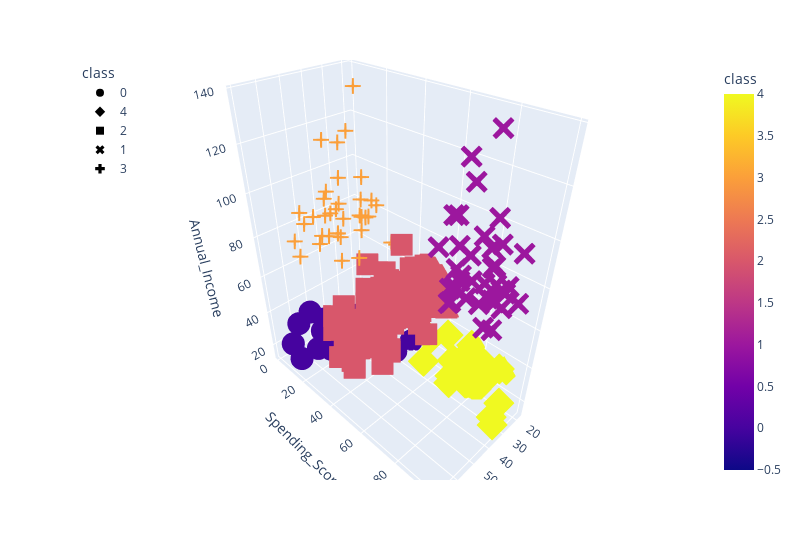

Write notebook code for a chart like this one.
### Code cell
# Plot the 3D-scatter with x="Annual Income", y="Spending Score (1-100)" and z="Age"
fig = px.scatter_3d(
    five_clusters,
    x="Age",
    y="Spending_Score",
    z="Annual_Income",
    color="class",
    symbol="class",
    width=800,
)
fig.update_layout(legend=dict(x=0, y=1))
fig.show()

### Figure 1 — Plotly figure (JSON) as saved in the notebook; plotly's stock layout.template omitted (floating-point values rounded to 4 significant figures)
{"data": [{"hovertemplate": "class=%{marker.color}<br>Age=%{x}<br>Spending_Score=%{y}<br>Annual_Income=%{z}<extra></extra>", "legendgroup": "0", "marker": {"color": [0, 0, 0, 0, 0, 0, 0, 0, 0, 0, 0, 0, 0, 0, 0, 0, 0, 0, 0, 0, 0, 0, 0], "coloraxis": "coloraxis", "symbol": "circle"}, "mode": "markers", "name": "0", "scene": "scene", "showlegend": true, "type": "scatter3d", "x": [19, 20, 31, 35, 64, 67, 58, 37, 35, 52, 35, 46, 54, 45, 40, 60, 53, 49, 42, 36, 65, 48, 49], "y": [39, 6, 40, 6, 3, 14, 15, 13, 35, 29, 35, 5, 14, 32, 31, 4, 4, 14, 17, 26, 35, 36, 28], "z": [15.0, 16, 17, 18, 19, 19, 20, 20, 21, 23, 24, 25, 28.0, 28.0, 29, 30, 33, 33, 34, 37, 38, 39, 39]}, {"hovertemplate": "class=%{marker.color}<br>Age=%{x}<br>Spending_Score=%{y}<br>Annual_Income=%{z}<extra></extra>", "legendgroup": "4", "marker": {"color": [4, 4, 4, 4, 4, 4, 4, 4, 4, 4, 4, 4, 4, 4, 4, 4, 4, 4, 4, 4, 4, 4, 4], "coloraxis": "coloraxis", "symbol": "diamond"}, "mode": "markers", "name": "4", "scene": "scene", "showlegend": true, "type": "scatter3d", "x": [21, 23, 22, 23, 30, 35, 24, 22, 20, 35, 25, 31, 29, 35, 23, 21, 18, 21, 30, 20, 24, 31, 24], "y": [81, 77, 76, 94, 72, 99, 77, 79, 66, 98, 73, 73, 82, 61, 87, 73, 92, 81, 73, 75, 92, 61, 65], "z": [15.0, 16, 17, 18, 19, 19, 20, 20, 21, 23, 24, 25, 28.0, 28.0, 29, 30, 33, 33, 34, 37, 38, 39, 39]}, {"hovertemplate": "class=%{marker.color}<br>Age=%{x}<br>Spending_Score=%{y}<br>Annual_Income=%{z}<extra></extra>", "legendgroup": "2", "marker": {"color": [2, 2, 2, 2, 2, 2, 2, 2, 2, 2, 2, 2, 2, 2, 2, 2, 2, 2, 2, 2, 2, 2, 2, 2, 2, 2, 2, 2, 2, 2, 2, 2, 2, 2, 2, 2, 2, 2, 2, 2, 2, 2, 2, 2, 2, 2, 2, 2, 2, 2, 2, 2, 2, 2, 2, 2, 2, 2, 2, 2, 2, 2, 2, 2, 2, 2, 2, 2, 2, 2, 2, 2, 2, 2, 2, 2, 2, 2, 2], "coloraxis": "coloraxis", "symbol": "square"}, "mode": "markers", "name": "2", "scene": "scene", "showlegend": true, "type": "scatter3d", "x": [50, 27, 29, 31, 49, 33, 31, 59, 50, 47, 51, 69, 27, 53, 70, 19, 67, 54, 63, 18, 43, 68, 19, 32, 70, 47, 60, 60, 59, 26, 45, 40, 23, 49, 57, 38, 67, 46, 21, 48, 55, 22, 34, 50, 68, 18, 48, 40, 32, 24, 47, 27, 48, 20, 23, 49, 67, 26, 49, 21, 66, 54, 68, 66, 65, 19, 38, 19, 18, 19, 63, 49, 51, 50, 27, 38, 40, 43, 28], "y": [55, 47, 42, 42, 52, 60, 54, 60, 45, 41, 50, 46, 51, 46, 56, 55, 52, 59, 51, 59, 50, 48, 59, 47, 55, 42, 49, 56, 47, 54, 53, 48, 52, 42, 51, 55, 41, 44, 57, 46, 58, 55, 60, 46, 55, 41, 49, 40, 42, 52, 47, 50, 42, 49, 41, 48, 59, 55, 56, 42, 50, 46, 43, 48, 52, 54, 42, 46, 48, 50, 43, 59, 43, 57, 56, 40, 58, 35, 40], "z": [40, 40, 40, 40, 42, 42, 43, 43, 43, 43, 44.0, 44.0, 46, 46, 46, 46, 47, 47, 48, 48, 48, 48, 48, 48, 49.0, 49.0, 50, 50, 54, 54, 54, 54, 54, 54, 54, 54, 54, 54, 54, 54, 57.0, 57.0, 58, 58, 59, 59, 60.0, 60.0, 60.0, 60.0, 60.0, 60.0, 61, 61, 62, 62, 62, 62, 62, 62, 63, 63, 63, 63, 63, 63, 64, 64, 65, 65, 65, 65, 67, 67, 67, 67, 69, 71, 76]}, {"hovertemplate": "class=%{marker.color}<br>Age=%{x}<br>Spending_Score=%{y}<br>Annual_Income=%{z}<extra></extra>", "legendgroup": "1", "marker": {"color": [1, 1, 1, 1, 1, 1, 1, 1, 1, 1, 1, 1, 1, 1, 1, 1, 1, 1, 1, 1, 1, 1, 1, 1, 1, 1, 1, 1, 1, 1, 1, 1, 1, 1, 1, 1, 1, 1, 1], "coloraxis": "coloraxis", "symbol": "x"}, "mode": "markers", "name": "1", "scene": "scene", "showlegend": true, "type": "scatter3d", "x": [39, 31, 40, 38, 39, 31, 29, 32, 35, 32, 32, 28, 32, 34, 39, 38, 27, 30, 30, 29, 31, 36, 33, 32, 28, 36, 30, 27, 35, 32, 29, 30, 28, 36, 32, 38, 35, 32, 30], "y": [91, 77, 95, 75, 75, 71, 88, 73, 72, 93, 87, 97, 74, 90, 88, 76, 89, 78, 73, 83, 93, 75, 95, 63, 75, 92, 86, 69, 90, 86, 88, 97, 68, 85, 69, 91, 79, 74, 83], "z": [69, 70, 71, 71, 71, 72, 73, 73, 74, 75, 76, 77.0, 77.0, 78, 78, 78, 78, 78, 78, 79, 81, 85, 86, 87, 87, 87, 88.0, 88.0, 93, 97, 98, 99, 101, 103, 103, 113, 120, 126, 137]}, {"hovertemplate": "class=%{marker.color}<br>Age=%{x}<br>Spending_Score=%{y}<br>Annual_Income=%{z}<extra></extra>", "legendgroup": "3", "marker": {"color": [3, 3, 3, 3, 3, 3, 3, 3, 3, 3, 3, 3, 3, 3, 3, 3, 3, 3, 3, 3, 3, 3, 3, 3, 3, 3, 3, 3, 3, 3, 3, 3, 3, 3, 3, 3], "coloraxis": "coloraxis", "symbol": "cross"}, "mode": "markers", "name": "3", "scene": "scene", "showlegend": true, "type": "scatter3d", "x": [23, 59, 47, 25, 20, 44, 19, 57, 25, 48, 34, 43, 44, 47, 37, 34, 56, 19, 50, 42, 36, 40, 36, 52, 58, 59, 37, 46, 41, 54, 41, 34, 33, 47, 45, 32], "y": [29, 11, 9, 34, 5, 7, 10, 5, 12, 36, 22, 17, 20, 16, 1, 1, 35, 5, 26, 20, 27, 13, 10, 13, 15, 14, 32, 15, 39, 24, 17, 23, 8, 16, 28, 18], "z": [70, 71, 71, 72, 73, 73, 74, 75, 77.0, 77.0, 78, 78, 78, 78, 78, 78, 79, 81, 85, 86, 87, 87, 87, 88.0, 88.0, 93, 97, 98, 99, 101, 103, 103, 113, 120, 126, 137]}], "layout": {"coloraxis": {"colorbar": {"title": {"text": "class"}}, "colorscale": [[0, "#0d0887"], [0.1111, "#46039f"], [0.2222, "#7201a8"], [0.3333, "#9c179e"], [0.4444, "#bd3786"], [0.5556, "#d8576b"], [0.6667, "#ed7953"], [0.7778, "#fb9f3a"], [0.8889, "#fdca26"], [1, "#f0f921"]]}, "legend": {"title": {"text": "class"}, "tracegroupgap": 0, "x": 0, "y": 1}, "margin": {"t": 60}, "scene": {"domain": {"x": [0, 1], "y": [0, 1]}, "xaxis": {"title": {"text": "Age"}}, "yaxis": {"title": {"text": "Spending_Score"}}, "zaxis": {"title": {"text": "Annual_Income"}}}, "width": 800}}
